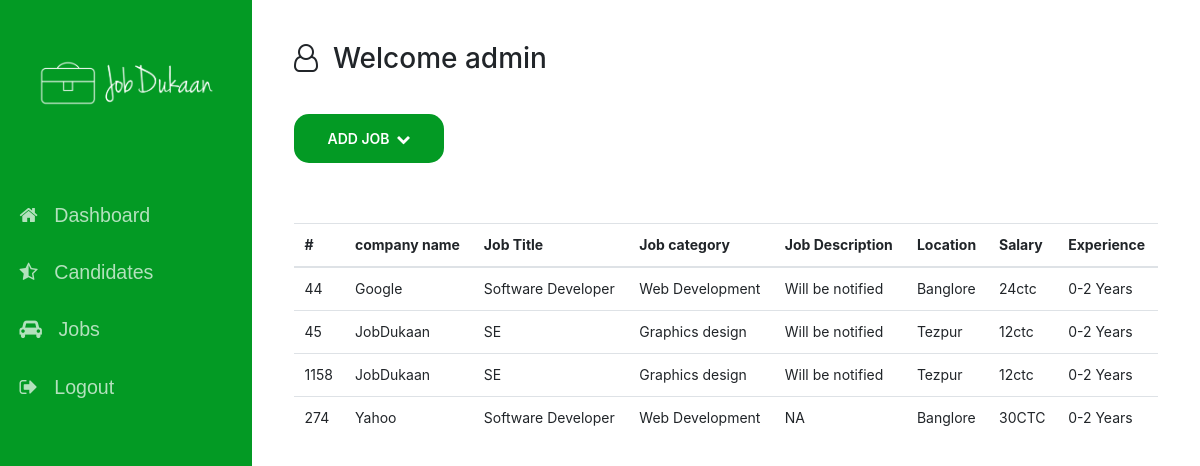
The page /index.php (signed in) on the database its author committed.
### tables this page shows
CREATE TABLE `jobs` (
  `id` bigint(20) NOT NULL,
  `job_id` bigint(200) NOT NULL,
  `job_cat` varchar(200) NOT NULL,
  `company_name` varchar(100) NOT NULL,
  `job_name` varchar(100) NOT NULL,
  `job_desc` longtext NOT NULL,
  `location` varchar(200) NOT NULL,
  `salary` varchar(200) NOT NULL,
  `experience` varchar(20) NOT NULL DEFAULT '0 year',
  `timestamp` timestamp NOT NULL DEFAULT current_timestamp() ON UPDATE current_timestamp(),
  `logo` longblob NOT NULL
);

### index.php (the view, shortened to what this page needs)
<?php
include("function.php");
$query = "select * from jobs";
$result = mysqli_query($con, $query);
?>
<?php include 'navbar.php' ?>
<div class="bodyContent">
  <div style="padding:3rem">
    <h2><i class="fa fa-user-o" aria-hidden="true"></i>&nbsp;&nbsp;Welcome <?php echo $_SESSION['user_name']; ?></h2>
    <br />
    <p>
      <button class="button " type="button" data-toggle="collapse" data-target="#collapseExample" aria-expanded="false" aria-controls="collapseExample">
        Add job&nbsp;&nbsp;<i class="fa fa-chevron-down" aria-hidden="true"></i>
      </button>
    </p>
    <table class="table table-hover">
      <thead>
        <tr>
          <th scope="col">#</th>
          <th scope="col">company name</th>
          <th scope="col">Job Title</th>
          <th scope="col">Job category</th>
          <th scope="col">Job Description</th>
          <th scope="col">Location</th>
          <th scope="col">Salary</th>
          <th scope="col">Experience</th>
        </tr>
      </thead>
      <tbody>
        <?php
        while ($row = $result->fetch_assoc()) : ?>
          <tr>
          <td><?php echo $row['job_id'] ?></td>
            <td><?php echo $row['company_name'] ?></td>
            <td><?php echo $row['job_name']; ?></td>
            <td><?php echo $row['job_cat']; ?></td>
            <td><?php echo $row['job_desc'] ?></td>
            <td><?php echo $row['location'] ?></td>
            <td><?php echo $row['salary'] ?></td>
            <td><?php echo $row['experience'] ?></td>
          </tr>
        <?php
        endwhile;
        ?>
      </tbody>
    </table>
  </div>
</div>
</body>
</html>

### css/style.css (style rules this page uses)
html, body { position: relative; min-height: 100%; font-size: 14px; }
.bodyContent { margin-left: 18rem; }
.table { margin-top: 50px; }
.button { width: 150px; background-color: #039a24; border: 0.5px black; outline: none; height: 49px; border-radius: 15px; color: #fff; text-transform: uppercase; font-weight: 600; margin: 10px 0; cursor: pointer; transition: 0.5s; }

### rows shown on the page
jobs: job "44", company_name "Google", job_name "Software Developer", job_cat "Web Development", job_desc "Will be notified", location "Banglore", salary "24ctc", experience "0-2 Years"
jobs: job "45", company_name "JobDukaan", job_name "SE", job_cat "Graphics design", job_desc "Will be notified", location "Tezpur", salary "12ctc", experience "0-2 Years"
jobs: job "1158", company_name "JobDukaan", job_name "SE", job_cat "Graphics design", job_desc "Will be notified", location "Tezpur", salary "12ctc", experience "0-2 Years"
jobs: job "274", company_name "Yahoo", job_name "Software Developer", job_cat "Web Development", job_desc "NA", location "Banglore", salary "30CTC", experience "0-2 Years"

### other values the page prints
$_SESSION['user_name'] "admin"
